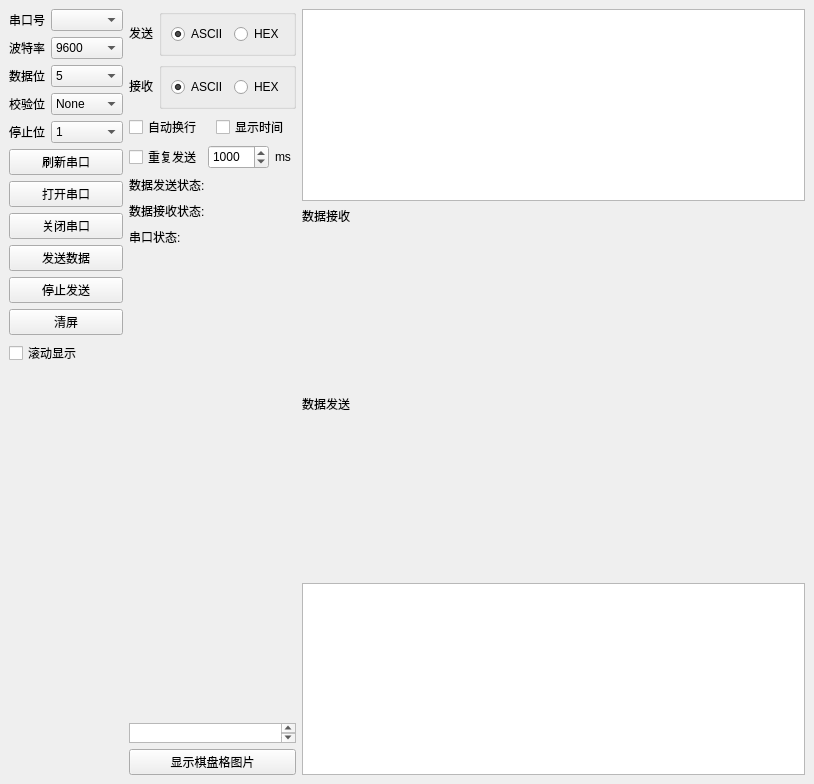
<?xml version="1.0" encoding="UTF-8"?>
<ui version="4.0">
 <class>MainWindow</class>
 <widget class="QMainWindow" name="MainWindow">
  <property name="geometry">
   <rect>
    <x>0</x>
    <y>0</y>
    <width>814</width>
    <height>784</height>
   </rect>
  </property>
  <property name="windowTitle">
   <string>MainWindow</string>
  </property>
  <widget class="QWidget" name="centralwidget">
   <layout class="QHBoxLayout" name="horizontalLayout_14">
    <item>
     <layout class="QHBoxLayout" name="horizontalLayout_2" stretch="1,1,100">
      <item>
       <layout class="QVBoxLayout" name="verticalLayout_6">
        <property name="sizeConstraint">
         <enum>QLayout::SetDefaultConstraint</enum>
        </property>
        <item>
         <layout class="QFormLayout" name="formLayout">
          <item row="0" column="0">
           <widget class="QLabel" name="label">
            <property name="text">
             <string>串口号</string>
            </property>
           </widget>
          </item>
          <item row="0" column="1">
           <widget class="QComboBox" name="serial_selection"/>
          </item>
          <item row="1" column="0">
           <widget class="QLabel" name="label_2">
            <property name="text">
             <string>波特率</string>
            </property>
           </widget>
          </item>
          <item row="1" column="1">
           <widget class="QComboBox" name="baud_rate">
            <item>
             <property name="text">
              <string>9600</string>
             </property>
            </item>
            <item>
             <property name="text">
              <string>19200</string>
             </property>
            </item>
            <item>
             <property name="text">
              <string>38400</string>
             </property>
            </item>
            <item>
             <property name="text">
              <string>115200</string>
             </property>
            </item>
           </widget>
          </item>
          <item row="2" column="0">
           <widget class="QLabel" name="label_3">
            <property name="text">
             <string>数据位</string>
            </property>
           </widget>
          </item>
          <item row="2" column="1">
           <widget class="QComboBox" name="data_bit">
            <item>
             <property name="text">
              <string>5</string>
             </property>
            </item>
            <item>
             <property name="text">
              <string>6</string>
             </property>
            </item>
            <item>
             <property name="text">
              <string>7</string>
             </property>
            </item>
            <item>
             <property name="text">
              <string>8</string>
             </property>
            </item>
           </widget>
          </item>
          <item row="3" column="0">
           <widget class="QLabel" name="label_4">
            <property name="text">
             <string>校验位</string>
            </property>
           </widget>
          </item>
          <item row="3" column="1">
           <widget class="QComboBox" name="check_bit">
            <item>
             <property name="text">
              <string>None</string>
             </property>
            </item>
            <item>
             <property name="text">
              <string>Even</string>
             </property>
            </item>
            <item>
             <property name="text">
              <string>Odd</string>
             </property>
            </item>
            <item>
             <property name="text">
              <string>Mark</string>
             </property>
            </item>
            <item>
             <property name="text">
              <string>Space</string>
             </property>
            </item>
           </widget>
          </item>
          <item row="4" column="0">
           <widget class="QLabel" name="label_5">
            <property name="text">
             <string>停止位</string>
            </property>
           </widget>
          </item>
          <item row="4" column="1">
           <widget class="QComboBox" name="stop_bit">
            <property name="sizePolicy">
             <sizepolicy hsizetype="Preferred" vsizetype="Preferred">
              <horstretch>0</horstretch>
              <verstretch>0</verstretch>
             </sizepolicy>
            </property>
            <item>
             <property name="text">
              <string>1</string>
             </property>
            </item>
            <item>
             <property name="text">
              <string>1.5</string>
             </property>
            </item>
            <item>
             <property name="text">
              <string>2</string>
             </property>
            </item>
           </widget>
          </item>
         </layout>
        </item>
        <item>
         <layout class="QVBoxLayout" name="verticalLayout" stretch="0,3,3,3,3,3,0">
          <item>
           <widget class="QPushButton" name="refresh_port">
            <property name="text">
             <string>刷新串口</string>
            </property>
           </widget>
          </item>
          <item>
           <widget class="QPushButton" name="open_port">
            <property name="text">
             <string>打开串口</string>
            </property>
           </widget>
          </item>
          <item>
           <widget class="QPushButton" name="close_port">
            <property name="text">
             <string>关闭串口</string>
            </property>
           </widget>
          </item>
          <item>
           <widget class="QPushButton" name="send_data">
            <property name="text">
             <string>发送数据</string>
            </property>
            <property name="autoDefault">
             <bool>false</bool>
            </property>
           </widget>
          </item>
          <item>
           <widget class="QPushButton" name="stop_send">
            <property name="text">
             <string>停止发送</string>
            </property>
            <property name="autoDefault">
             <bool>false</bool>
            </property>
           </widget>
          </item>
          <item>
           <widget class="QPushButton" name="clear_screen">
            <property name="text">
             <string>清屏</string>
            </property>
           </widget>
          </item>
          <item>
           <widget class="QCheckBox" name="scroll_show">
            <property name="text">
             <string>滚动显示</string>
            </property>
           </widget>
          </item>
         </layout>
        </item>
        <item>
         <spacer name="verticalSpacer">
          <property name="orientation">
           <enum>Qt::Vertical</enum>
          </property>
          <property name="sizeHint" stdset="0">
           <size>
            <width>20</width>
            <height>40</height>
           </size>
          </property>
         </spacer>
        </item>
       </layout>
      </item>
      <item>
       <layout class="QVBoxLayout" name="verticalLayout_4">
        <property name="sizeConstraint">
         <enum>QLayout::SetDefaultConstraint</enum>
        </property>
        <item>
         <layout class="QHBoxLayout" name="horizontalLayout_6" stretch="3">
          <item>
           <layout class="QHBoxLayout" name="horizontalLayout_3">
            <item>
             <widget class="QLabel" name="label_9">
              <property name="sizePolicy">
               <sizepolicy hsizetype="Preferred" vsizetype="Preferred">
                <horstretch>0</horstretch>
                <verstretch>0</verstretch>
               </sizepolicy>
              </property>
              <property name="text">
               <string>发送</string>
              </property>
             </widget>
            </item>
            <item>
             <widget class="QGroupBox" name="groupBox_2">
              <property name="title">
               <string/>
              </property>
              <layout class="QHBoxLayout" name="horizontalLayout_10">
               <item>
                <widget class="QRadioButton" name="send_ascii_format">
                 <property name="text">
                  <string>ASCII</string>
                 </property>
                 <property name="checked">
                  <bool>true</bool>
                 </property>
                </widget>
               </item>
               <item>
                <widget class="QRadioButton" name="send_hex_format">
                 <property name="text">
                  <string>HEX</string>
                 </property>
                </widget>
               </item>
              </layout>
             </widget>
            </item>
           </layout>
          </item>
         </layout>
        </item>
        <item>
         <layout class="QHBoxLayout" name="horizontalLayout_5" stretch="3">
          <item>
           <layout class="QHBoxLayout" name="horizontalLayout_4">
            <item>
             <widget class="QLabel" name="label_10">
              <property name="text">
               <string>接收</string>
              </property>
             </widget>
            </item>
            <item>
             <widget class="QGroupBox" name="groupBox">
              <property name="title">
               <string/>
              </property>
              <layout class="QHBoxLayout" name="horizontalLayout_11">
               <item>
                <widget class="QRadioButton" name="receive_ascii_format">
                 <property name="text">
                  <string>ASCII</string>
                 </property>
                 <property name="checked">
                  <bool>true</bool>
                 </property>
                </widget>
               </item>
               <item>
                <widget class="QRadioButton" name="receive_hex_format">
                 <property name="text">
                  <string>HEX</string>
                 </property>
                </widget>
               </item>
              </layout>
             </widget>
            </item>
           </layout>
          </item>
         </layout>
        </item>
        <item>
         <layout class="QHBoxLayout" name="horizontalLayout_7">
          <item>
           <widget class="QCheckBox" name="auto_new_line">
            <property name="text">
             <string>自动换行</string>
            </property>
           </widget>
          </item>
          <item>
           <widget class="QCheckBox" name="show_time">
            <property name="text">
             <string>显示时间</string>
            </property>
           </widget>
          </item>
         </layout>
        </item>
        <item>
         <layout class="QHBoxLayout" name="horizontalLayout" stretch="0,0,0">
          <item>
           <widget class="QCheckBox" name="repeat_send">
            <property name="sizePolicy">
             <sizepolicy hsizetype="Preferred" vsizetype="Preferred">
              <horstretch>0</horstretch>
              <verstretch>0</verstretch>
             </sizepolicy>
            </property>
            <property name="text">
             <string>重复发送</string>
            </property>
           </widget>
          </item>
          <item>
           <widget class="QSpinBox" name="send_interval">
            <property name="sizePolicy">
             <sizepolicy hsizetype="Preferred" vsizetype="Preferred">
              <horstretch>0</horstretch>
              <verstretch>0</verstretch>
             </sizepolicy>
            </property>
            <property name="maximum">
             <number>10000</number>
            </property>
            <property name="singleStep">
             <number>100</number>
            </property>
            <property name="value">
             <number>1000</number>
            </property>
           </widget>
          </item>
          <item>
           <widget class="QLabel" name="label_7">
            <property name="text">
             <string>ms</string>
            </property>
           </widget>
          </item>
         </layout>
        </item>
        <item>
         <layout class="QHBoxLayout" name="horizontalLayout_12">
          <item>
           <widget class="QLabel" name="send_data_status">
            <property name="minimumSize">
             <size>
              <width>0</width>
              <height>20</height>
             </size>
            </property>
            <property name="text">
             <string>数据发送状态:</string>
            </property>
           </widget>
          </item>
         </layout>
        </item>
        <item>
         <layout class="QHBoxLayout" name="horizontalLayout_13">
          <item>
           <widget class="QLabel" name="receive_data_status">
            <property name="minimumSize">
             <size>
              <width>0</width>
              <height>20</height>
             </size>
            </property>
            <property name="text">
             <string>数据接收状态:</string>
            </property>
           </widget>
          </item>
         </layout>
        </item>
        <item>
         <layout class="QHBoxLayout" name="horizontalLayout_8" stretch="0,0">
          <item>
           <widget class="QLabel" name="label_6">
            <property name="minimumSize">
             <size>
              <width>0</width>
              <height>20</height>
             </size>
            </property>
            <property name="text">
             <string>串口状态:</string>
            </property>
           </widget>
          </item>
          <item>
           <widget class="QLabel" name="port_status">
            <property name="minimumSize">
             <size>
              <width>0</width>
              <height>20</height>
             </size>
            </property>
            <property name="text">
             <string/>
            </property>
           </widget>
          </item>
         </layout>
        </item>
        <item>
         <spacer name="verticalSpacer_2">
          <property name="orientation">
           <enum>Qt::Vertical</enum>
          </property>
          <property name="sizeHint" stdset="0">
           <size>
            <width>20</width>
            <height>40</height>
           </size>
          </property>
         </spacer>
        </item>
        <item>
         <widget class="QTextEdit" name="textEdit">
          <property name="maximumSize">
           <size>
            <width>16777215</width>
            <height>20</height>
           </size>
          </property>
         </widget>
        </item>
        <item>
         <widget class="QPushButton" name="showPattern2Button">
          <property name="text">
           <string>显示棋盘格图片</string>
          </property>
         </widget>
        </item>
       </layout>
      </item>
      <item>
       <layout class="QVBoxLayout" name="text_layout" stretch="0,0,1,0">
        <property name="sizeConstraint">
         <enum>QLayout::SetMaximumSize</enum>
        </property>
        <item>
         <widget class="QPlainTextEdit" name="receive_data_area">
          <property name="cursor" stdset="0">
           <cursorShape>ArrowCursor</cursorShape>
          </property>
          <property name="focusPolicy">
           <enum>Qt::StrongFocus</enum>
          </property>
          <property name="undoRedoEnabled">
           <bool>false</bool>
          </property>
          <property name="lineWrapMode">
           <enum>QPlainTextEdit::WidgetWidth</enum>
          </property>
          <property name="readOnly">
           <bool>true</bool>
          </property>
          <property name="textInteractionFlags">
           <set>Qt::NoTextInteraction</set>
          </property>
         </widget>
        </item>
        <item>
         <widget class="QLabel" name="label_11">
          <property name="text">
           <string>数据接收</string>
          </property>
         </widget>
        </item>
        <item>
         <widget class="QLabel" name="label_12">
          <property name="text">
           <string>数据发送</string>
          </property>
         </widget>
        </item>
        <item>
         <widget class="QTextEdit" name="input_data">
          <property name="maximumSize">
           <size>
            <width>1677721</width>
            <height>1677721</height>
           </size>
          </property>
          <property name="layoutDirection">
           <enum>Qt::LeftToRight</enum>
          </property>
         </widget>
        </item>
       </layout>
      </item>
     </layout>
    </item>
   </layout>
   <zorder></zorder>
  </widget>
 </widget>
 <resources/>
 <connections/>
</ui>
